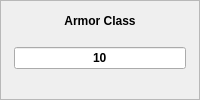
                <widget class="QFrame" name="frameArmorClass">
                 <property name="frameShape">
                  <enum>QFrame::StyledPanel</enum>
                 </property>
                 <property name="frameShadow">
                  <enum>QFrame::Raised</enum>
                 </property>
                 <layout class="QGridLayout" name="gridLayout_13">
                  <property name="leftMargin">
                   <number>0</number>
                  </property>
                  <property name="topMargin">
                   <number>0</number>
                  </property>
                  <property name="rightMargin">
                   <number>0</number>
                  </property>
                  <property name="bottomMargin">
                   <number>0</number>
                  </property>
                  <property name="spacing">
                   <number>0</number>
                  </property>
                  <item row="1" column="0">
                   <widget class="QLabel" name="lblFrameStrengthLeft_8">
                    <property name="sizePolicy">
                     <sizepolicy hsizetype="Fixed" vsizetype="Ignored">
                      <horstretch>0</horstretch>
                      <verstretch>0</verstretch>
                     </sizepolicy>
                    </property>
                    <property name="minimumSize">
                     <size>
                      <width>10</width>
                      <height>0</height>
                     </size>
                    </property>
                    <property name="maximumSize">
                     <size>
                      <width>10</width>
                      <height>16777215</height>
                     </size>
                    </property>
                    <property name="pixmap">
                     <pixmap resource="resources.qrc">:/img/data/character_stat_left.png</pixmap>
                    </property>
                    <property name="scaledContents">
                     <bool>true</bool>
                    </property>
                   </widget>
                  </item>
                  <item row="2" column="0">
                   <widget class="QLabel" name="lblFrameStrengthBottomLeft_8">
                    <property name="sizePolicy">
                     <sizepolicy hsizetype="Fixed" vsizetype="Fixed">
                      <horstretch>0</horstretch>
                      <verstretch>0</verstretch>
                     </sizepolicy>
                    </property>
                    <property name="minimumSize">
                     <size>
                      <width>11</width>
                      <height>11</height>
                     </size>
                    </property>
                    <property name="maximumSize">
                     <size>
                      <width>11</width>
                      <height>11</height>
                     </size>
                    </property>
                    <property name="pixmap">
                     <pixmap resource="resources.qrc">:/img/data/character_stat_bottomleft.png</pixmap>
                    </property>
                    <property name="scaledContents">
                     <bool>true</bool>
                    </property>
                   </widget>
                  </item>
                  <item row="0" column="0">
                   <widget class="QLabel" name="lblFrameStrengthTopLeft_8">
                    <property name="sizePolicy">
                     <sizepolicy hsizetype="Fixed" vsizetype="Fixed">
                      <horstretch>0</horstretch>
                      <verstretch>0</verstretch>
                     </sizepolicy>
                    </property>
                    <property name="minimumSize">
                     <size>
                      <width>11</width>
                      <height>11</height>
                     </size>
                    </property>
                    <property name="maximumSize">
                     <size>
                      <width>11</width>
                      <height>11</height>
                     </size>
                    </property>
                    <property name="text">
                     <string/>
                    </property>
                    <property name="pixmap">
                     <pixmap resource="resources.qrc">:/img/data/character_stat_topleft.png</pixmap>
                    </property>
                    <property name="scaledContents">
                     <bool>true</bool>
                    </property>
                   </widget>
                  </item>
                  <item row="1" column="2">
                   <widget class="QLabel" name="lblFrameStrengthRight_8">
                    <property name="sizePolicy">
                     <sizepolicy hsizetype="Fixed" vsizetype="Ignored">
                      <horstretch>0</horstretch>
                      <verstretch>0</verstretch>
                     </sizepolicy>
                    </property>
                    <property name="minimumSize">
                     <size>
                      <width>11</width>
                      <height>0</height>
                     </size>
                    </property>
                    <property name="maximumSize">
                     <size>
                      <width>11</width>
                      <height>16777215</height>
                     </size>
                    </property>
                    <property name="pixmap">
                     <pixmap resource="resources.qrc">:/img/data/character_stat_right.png</pixmap>
                    </property>
                    <property name="scaledContents">
                     <bool>true</bool>
                    </property>
                   </widget>
                  </item>
                  <item row="2" column="2">
                   <widget class="QLabel" name="lblFrameStrengthBottomRight_8">
                    <property name="sizePolicy">
                     <sizepolicy hsizetype="Fixed" vsizetype="Fixed">
                      <horstretch>0</horstretch>
                      <verstretch>0</verstretch>
                     </sizepolicy>
                    </property>
                    <property name="minimumSize">
                     <size>
                      <width>11</width>
                      <height>11</height>
                     </size>
                    </property>
                    <property name="maximumSize">
                     <size>
                      <width>11</width>
                      <height>11</height>
                     </size>
                    </property>
                    <property name="pixmap">
                     <pixmap resource="resources.qrc">:/img/data/character_stat_bottomright.png</pixmap>
                    </property>
                    <property name="scaledContents">
                     <bool>true</bool>
                    </property>
                   </widget>
                  </item>
                  <item row="0" column="2">
                   <widget class="QLabel" name="lblFrameStrengthTopRight_8">
                    <property name="sizePolicy">
                     <sizepolicy hsizetype="Fixed" vsizetype="Fixed">
                      <horstretch>0</horstretch>
                      <verstretch>0</verstretch>
                     </sizepolicy>
                    </property>
                    <property name="minimumSize">
                     <size>
                      <width>11</width>
                      <height>11</height>
                     </size>
                    </property>
                    <property name="maximumSize">
                     <size>
                      <width>11</width>
                      <height>11</height>
                     </size>
                    </property>
                    <property name="text">
                     <string/>
                    </property>
                    <property name="pixmap">
                     <pixmap resource="resources.qrc">:/img/data/character_stat_topright.png</pixmap>
                    </property>
                    <property name="scaledContents">
                     <bool>true</bool>
                    </property>
                   </widget>
                  </item>
                  <item row="1" column="1">
                   <widget class="QFrame" name="frameArmorClassContents">
                    <layout class="QVBoxLayout" name="verticalLayout_36" stretch="1,2,2,2">
                     <property name="spacing">
                      <number>2</number>
                     </property>
                     <property name="leftMargin">
                      <number>2</number>
                     </property>
                     <property name="topMargin">
                      <number>2</number>
                     </property>
                     <property name="rightMargin">
                      <number>2</number>
                     </property>
                     <property name="bottomMargin">
                      <number>2</number>
                     </property>
                     <item>
                      <widget class="QLabel" name="label_10">
                       <property name="font">
                        <font>
                         <bold>true</bold>
                        </font>
                       </property>
                       <property name="text">
                        <string>Armor Class</string>
                       </property>
                       <property name="alignment">
                        <set>Qt::AlignCenter</set>
                       </property>
                      </widget>
                     </item>
                     <item>
                      <spacer name="verticalSpacer_4">
                       <property name="orientation">
                        <enum>Qt::Vertical</enum>
                       </property>
                       <property name="sizeType">
                        <enum>QSizePolicy::Preferred</enum>
                       </property>
                       <property name="sizeHint" stdset="0">
                        <size>
                         <width>20</width>
                         <height>0</height>
                        </size>
                       </property>
                      </spacer>
                     </item>
                     <item>
                      <widget class="QLineEdit" name="edtArmorClass">
                       <property name="sizePolicy">
                        <sizepolicy hsizetype="Preferred" vsizetype="Preferred">
                         <horstretch>0</horstretch>
                         <verstretch>0</verstretch>
                        </sizepolicy>
                       </property>
                       <property name="font">
                        <font>
                         <bold>true</bold>
                        </font>
                       </property>
                       <property name="text">
                        <string>10</string>
                       </property>
                       <property name="alignment">
                        <set>Qt::AlignCenter</set>
                       </property>
                      </widget>
                     </item>
                     <item>
                      <spacer name="verticalSpacer_5">
                       <property name="orientation">
                        <enum>Qt::Vertical</enum>
                       </property>
                       <property name="sizeType">
                        <enum>QSizePolicy::Preferred</enum>
                       </property>
                       <property name="sizeHint" stdset="0">
                        <size>
                         <width>20</width>
                         <height>0</height>
                        </size>
                       </property>
                      </spacer>
                     </item>
                    </layout>
                   </widget>
                  </item>
                  <item row="0" column="1">
                   <widget class="QLabel" name="lblFrameStrengthTop_8">
                    <property name="sizePolicy">
                     <sizepolicy hsizetype="Ignored" vsizetype="Fixed">
                      <horstretch>0</horstretch>
                      <verstretch>0</verstretch>
                     </sizepolicy>
                    </property>
                    <property name="minimumSize">
                     <size>
                      <width>0</width>
                      <height>11</height>
                     </size>
                    </property>
                    <property name="maximumSize">
                     <size>
                      <width>16777215</width>
                      <height>11</height>
                     </size>
                    </property>
                    <property name="pixmap">
                     <pixmap resource="resources.qrc">:/img/data/character_stat_top.png</pixmap>
                    </property>
                    <property name="scaledContents">
                     <bool>true</bool>
                    </property>
                   </widget>
                  </item>
                  <item row="2" column="1">
                   <widget class="QLabel" name="lblFrameStrengthBottom_8">
                    <property name="sizePolicy">
                     <sizepolicy hsizetype="Ignored" vsizetype="Ignored">
                      <horstretch>0</horstretch>
                      <verstretch>0</verstretch>
                     </sizepolicy>
                    </property>
                    <property name="minimumSize">
                     <size>
                      <width>0</width>
                      <height>11</height>
                     </size>
                    </property>
                    <property name="maximumSize">
                     <size>
                      <width>16777215</width>
                      <height>11</height>
                     </size>
                    </property>
                    <property name="pixmap">
                     <pixmap resource="resources.qrc">:/img/data/character_stat_bottom.png</pixmap>
                    </property>
                    <property name="scaledContents">
                     <bool>true</bool>
                    </property>
                   </widget>
                  </item>
                 </layout>
                </widget>
